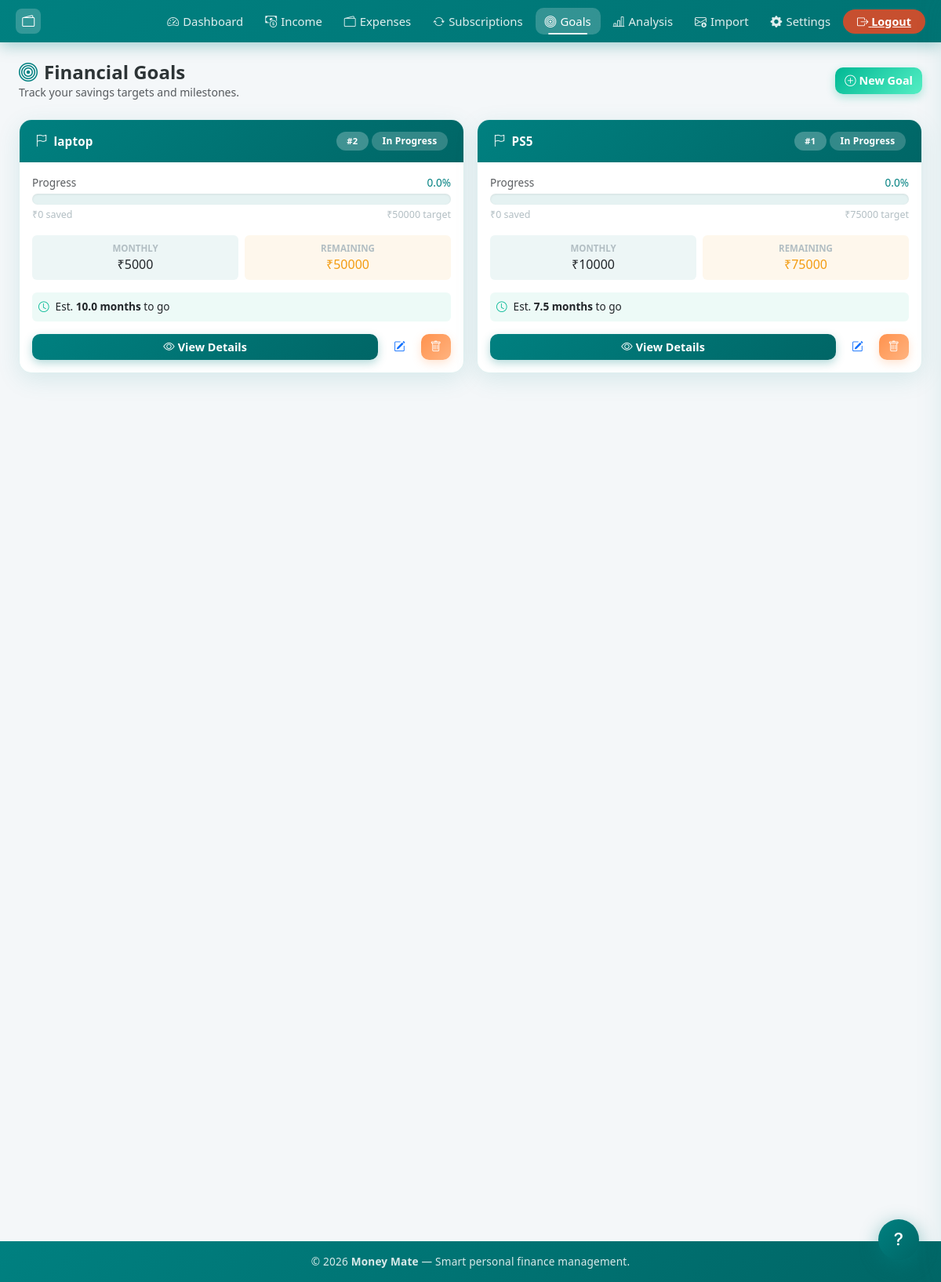
Page /goals (signed in) on the committed database.
### models.py (models this page shows, shortened)
class Goal(db.Model):
    id = db.Column(db.Integer, primary_key=True)
    user_id = db.Column(db.Integer, db.ForeignKey("user.id"), nullable=False)
    name = db.Column(db.String(200), nullable=False)
    target_amount = db.Column(db.Float, nullable=False)
    saved_amount = db.Column(db.Float, default=0.0)
    monthly_savings = db.Column(db.Float, default=0.0)
    target_date = db.Column(db.DateTime, nullable=True)
    priority = db.Column(db.String(10), default="medium", nullable=False)
    created_at = db.Column(db.DateTime, default=_now)
    @property
    def remaining_amount(self):
        return max(0, self.target_amount - self.saved_amount)
    @property
    def progress_percentage(self):
        if self.target_amount == 0:
            return 0
        return min(100, (self.saved_amount / self.target_amount) * 100)
    @property
    def estimated_months(self):
        if self.monthly_savings <= 0:
            return float("inf")
        return self.remaining_amount / self.monthly_savings

### app.py (the view)
@app.route("/goals")
@login_required
def goals():
    goals = (
        Goal.query.filter_by(user_id=current_user.id)
        .order_by(Goal.created_at.desc())
        .all()
    )
    return render_template("goals.html", goals=goals)

### app.py (called while the page is built)
@login_manager.user_loader
def load_user(user_id):
    return db.session.get(User, int(user_id))

### templates/goals.html (shortened to what this page needs)
{% extends "base.html" %}
{% block content %}
<div class="d-flex justify-content-between align-items-center mb-4 reveal">
  <div>
    <h4 class="fw-bold mb-0" style="color:var(--text-primary);">
      <i class="bi bi-bullseye me-2" style="color:var(--brand-primary);"></i>Financial Goals
    </h4>
    <p class="text-muted mb-0" style="font-size:0.88rem;">Track your savings targets and milestones.</p>
  </div>
  <a href="{{ url_for('add_goal') }}" class="btn btn-success">
    <i class="bi bi-plus-circle me-1"></i>New Goal
  </a>
</div>
{% if goals %}
<div class="row g-3">
  {% for goal in goals %}
  <div class="col-md-6 reveal" style="transition-delay: {{ loop.index0 * 0.08 }}s;">
    <div class="card h-100 goal-card">
      <div class="card-header d-flex justify-content-between align-items-center">
        <span><i class="bi bi-flag me-2"></i>{{ goal.name }}</span>
        <div class="d-flex gap-1 align-items-center">
          <span class="badge" style="background:rgba(255,255,255,0.25);font-size:0.7rem;">#{{ goal.priority }}</span>
          {% if goal.progress_percentage >= 100 %}
          <span class="badge" style="background:rgba(255,255,255,0.25);">🎉 Done!</span>
          {% elif goal.progress_percentage >= 75 %}
          <span class="badge" style="background:rgba(255,255,255,0.25);">Almost!</span>
          {% else %}
          <span class="badge" style="background:rgba(255,255,255,0.2);">In Progress</span>
          {% endif %}
        </div>
      </div>
      <div class="card-body">
        <div class="mb-3">
          <div class="d-flex justify-content-between mb-1" style="font-size:0.85rem;">
            <span class="text-muted">Progress</span>
            <span class="fw-700" style="color:var(--brand-primary);">{{ "%.1f"|format(goal.progress_percentage)
              }}%</span>
          </div>
          <div class="progress" style="height:14px;">
          </div>
          <div class="d-flex justify-content-between mt-1" style="font-size:0.78rem;color:var(--text-muted);">
            <span>₹{{ "%.0f"|format(goal.saved_amount) }} saved</span>
            <span>₹{{ "%.0f"|format(goal.target_amount) }} target</span>
          </div>
        </div>
        <div class="row g-2 mb-3">
          <div class="col-6">
            <div class="p-2 rounded text-center" style="background:rgba(0, 128, 128,0.07);">
              <div style="font-size:0.72rem;font-weight:700;text-transform:uppercase;color:var(--text-muted);">Monthly
              </div>
              <div class="fw-700" style="font-size:1rem;">₹{{ "%.0f"|format(goal.monthly_savings) }}</div>
            </div>
          </div>
          <div class="col-6">
            <div class="p-2 rounded text-center" style="background:rgba(243,156,18,0.08);">
              <div style="font-size:0.72rem;font-weight:700;text-transform:uppercase;color:var(--text-muted);">Remaining
              </div>
              <div class="fw-700" style="font-size:1rem;color:#f39c12;">₹{{ "%.0f"|format(goal.remaining_amount) }}
              </div>
            </div>
          </div>
        </div>
        {% if goal.monthly_savings > 0 %}
        <div class="p-2 rounded mb-3 d-flex align-items-center gap-2"
          style="background:rgba(0,184,148,0.07);font-size:0.85rem;">
          <i class="bi bi-clock" style="color:#00b894;"></i>
          <span>Est. <strong>{{ "%.1f"|format(goal.estimated_months) }} months</strong> to go</span>
        </div>
        {% endif %}
        <div class="d-flex gap-2">
          <a href="{{ url_for('goal_detail', id=goal.id) }}" class="btn btn-primary flex-grow-1">
            <i class="bi bi-eye me-1"></i>View Details
          </a>
          <a href="{{ url_for('edit_goal', id=goal.id) }}" class="btn btn-outline-primary">
            <i class="bi bi-pencil-square"></i>
          </a>
          <a href="{{ url_for('delete_goal', id=goal.id) }}" class="btn btn-danger"
            onclick="return confirm('Delete this goal?')">
            <i class="bi bi-trash"></i>
          </a>
        </div>
      </div>
    </div>
  </div>
  {% endfor %}
</div>
{% endif %}
{% endblock %}

### static/style.css (style rules this page uses)
:root { --brand-primary: #008080; --brand-secondary: #80BFBF; --brand-accent: #00b894; --brand-danger: #FF924D; --brand-warning: #f39c12; --brand-info: #0984e3; --gradient-brand: linear-gradient(135deg, #008080 0%, #006666 100%); --gradient-green: linear-gradient(135deg, #00b894 0%, #55efc4 100%); --gradient-red: linear-gradient(135deg, #FF924D 0%, #FFB380 100%); --gradient-orange: linear-gradient(135deg, #f39c12 0%, #fdcb6e 100%); --gradient-blue: linear-gradient(135deg, #0984e3 0%, #74b9ff 100%); --bg-page: #f4f7f9; --bg-card: rgba(255, 255, 255, 0.97); --bg-card-hover: #fff; --text-primary: #2d3436; --text-secondary: #636e72; --text-muted: #b2bec3; --border-color: rgba(0, 128, 128, 0.12); --shadow-sm: 0 2px 12px rgba(0, 128, 128, 0.08); --shadow-md: 0 8px 30px rgba(0, 128, 128, 0.12); --shadow-lg: 0 20px 50px rgba(0, 128, 128, 0.18); --shadow-hover: 0 15px 40px rgba(0, 128, 128, 0.22); --radius-sm: 10px; --radius-md: 16px; --radius-lg: 24px; --radius-pill: 50px; --transition: all 0.28s cubic-bezier(0.4, 0, 0.2, 1); }
html { scroll-behavior: smooth; }
*, *::before, *::after { box-sizing: border-box; }
body { background: var(--bg-page); font-family: 'Segoe UI', system-ui, -apple-system, sans-serif; color: var(--text-primary); min-height: 100vh; display: flex; flex-direction: column; transition: background 0.3s, color 0.3s; }
.card { border: 1px solid var(--border-color); border-radius: var(--radius-md); background: var(--bg-card); box-shadow: var(--shadow-md); transition: var(--transition); overflow: hidden; }
.card-header { background: var(--gradient-brand); color: white; font-weight: 600; font-size: 0.95rem; padding: 0.9rem 1.25rem; border: none; display: flex; align-items: center; gap: 8px; letter-spacing: 0.2px; }
.btn { border-radius: var(--radius-sm); font-weight: 600; font-size: 0.9rem; transition: var(--transition); position: relative; overflow: hidden; border: none; cursor: pointer; }
.btn::after { content: ''; position: absolute; inset: 0; background: rgba(255, 255, 255, 0); transition: var(--transition); }
.btn-primary { background: var(--gradient-brand); color: white; box-shadow: 0 4px 12px rgba(0, 128, 128, 0.3); }
.btn-success { background: var(--gradient-green); color: white; box-shadow: 0 4px 12px rgba(0, 184, 148, 0.3); }
.btn-danger { background: var(--gradient-red); color: white; box-shadow: 0 4px 12px rgba(255, 146, 77, 0.25); }
.badge { font-size: 0.75rem; font-weight: 600; padding: 0.4rem 0.85rem; border-radius: var(--radius-pill); letter-spacing: 0.2px; }
.progress { border-radius: var(--radius-pill); background: rgba(0, 128, 128, 0.1); overflow: hidden; box-shadow: inset 0 1px 3px rgba(0, 0, 0, 0.08); }
.reveal { opacity: 0; transform: translateY(24px); transition: opacity 0.55s cubic-bezier(0.4, 0, 0.2, 1), transform 0.55s cubic-bezier(0.4, 0, 0.2, 1); }
.reveal.revealed { opacity: 1; transform: translateY(0); }
.btn { position: relative; overflow: hidden; }
.goal-card { border-radius: var(--radius-md); overflow: hidden; position: relative; }
body { padding-left: env(safe-area-inset-left, 0px); padding-right: env(safe-area-inset-right, 0px); }

### rows in the picture
Goal: name "laptop", priority "2", shows "In Progress", progress_percentage "0.0", saved_amount "0", target_amount "50000", monthly_savings "5000", remaining_amount "50000", estimated_months "10.0"
Goal: name "PS5", priority "1", shows "In Progress", progress_percentage "0.0", saved_amount "0", target_amount "75000", monthly_savings "10000", remaining_amount "75000", estimated_months "7.5"
